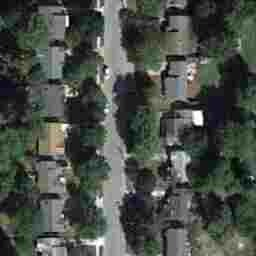
#> input picture data/test/10157.jpg, 256 x 256 px
$ python -i image_stats.py   (imports and definitions only)
#> lines starting #> are read from the running program, lines starting #| are printed output that depends on the picture
"""Per-image low-level statistics for train and val (test is NOT touched: rules allow test only for predictions).

Output: eda/out/image_stats.csv and eda/out/radial_spectrum.npz
"""
import struct
from pathlib import Path

import numpy as np
import pandas as pd
from PIL import Image
from scipy import ndimage

ROOT = Path(__file__).resolve().parents[1]
DATA = ROOT / "data"
OUT = ROOT / "eda" / "out"
# [1 line not run here, left out]

LAPLACE = np.array([[0, 1, 0], [1, -4, 1], [0, 1, 0]], dtype=np.float64)
# Immerkaer noise estimator kernel (difference of two Laplacians, cancels smooth structure)
NOISE_K = np.array([[1, -2, 1], [-2, 4, -2], [1, -2, 1]], dtype=np.float64)

N = 256
yy, xx = np.indices((N, N))
RADIUS = np.hypot(yy - N // 2, xx - N // 2).astype(int)
N_BINS = N // 2
WINDOW = np.outer(np.hanning(N), np.hanning(N))


def jpeg_luma_qsum(path):
    data = path.read_bytes()
    i = 2
    while i < len(data) - 4 and data[i] == 0xFF:
        marker = data[i + 1]
        length = struct.unpack(">H", data[i + 2:i + 4])[0]
        if marker == 0xDB:
            seg = data[i + 4:i + 2 + length]
            return int(sum(seg[1:65]))
        i += 2 + length
    return -1


def blockiness(gray):
    """Mean abs difference across 8x8 JPEG block borders divided by the same inside blocks (>1 => visible blocks)."""
    dx = np.abs(np.diff(gray, axis=1))
    border = dx[:, 7::8].mean()
    inside = np.delete(dx, np.s_[7::8], axis=1).mean()
    return border / (inside + 1e-9)


def stats_for(path):
#> called with path = '../data/test/10157.jpg'
    img = np.asarray(Image.open(path).convert("RGB"), dtype=np.float64)
    gray = img @ np.array([0.299, 0.587, 0.114])
    hsv = np.asarray(Image.open(path).convert("HSV"), dtype=np.float64)
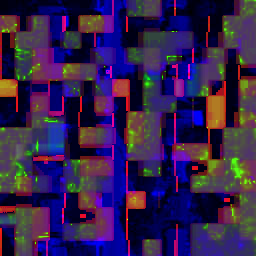
#> hsv: shape (256, 256, 3) float64; mean R, G, B 51.4, 33.1, 78.2

    lap = ndimage.convolve(gray, LAPLACE, mode="reflect")
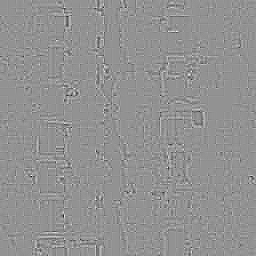
#> lap: shape (256, 256) float64; min -274.4, max 203, mean 0; drawn with min black and max white
    noise = ndimage.convolve(gray, NOISE_K, mode="reflect")[1:-1, 1:-1]
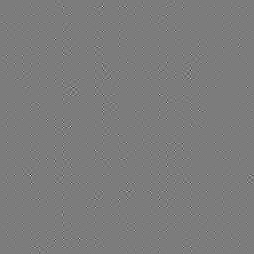
#> noise: shape (254, 254) float64; min -186.2, max 195.2, mean 0; drawn with min black and max white
    sigma_noise = np.sqrt(np.pi / 2) * np.abs(noise).mean() / 6.0
#> sigma_noise = 1.1

    spec = np.abs(np.fft.fftshift(np.fft.fft2((gray - gray.mean()) * WINDOW))) ** 2
    radial = np.bincount(RADIUS.ravel(), spec.ravel(), minlength=N)[:N_BINS] / np.bincount(RADIUS.ravel(), minlength=N)[:N_BINS]
#> radial = 128 values, max 1.01e+10 at index 4, min 153138.1 at index 123, mean 368861410.2
    total = radial[1:].sum()
#> total = 3.73e+10
    hf_ratio = radial[N_BINS // 2:].sum() / total          # share of energy above half Nyquist
#> hf_ratio = 0.000934
    mf_ratio = radial[N_BINS // 4:N_BINS // 2].sum() / total
#> mf_ratio = 0.00889

    row = {
        "w": img.shape[1], "h": img.shape[0],
        "mean_r": img[..., 0].mean(), "mean_g": img[..., 1].mean(), "mean_b": img[..., 2].mean(),
        "std_gray": gray.std(), "sat_mean": hsv[..., 1].mean(),
        "p01": np.percentile(gray, 1), "p99": np.percentile(gray, 99),
        "lap_var": lap.var(), "noise_sigma": sigma_noise,
        "hf_ratio": hf_ratio, "mf_ratio": mf_ratio,
        "blockiness": blockiness(gray),
        "file_kb": path.stat().st_size / 1024, "q_luma_sum": jpeg_luma_qsum(path),
    }
#> in blockiness, `dx = np.abs(np.diff(gray, axis=1))`:
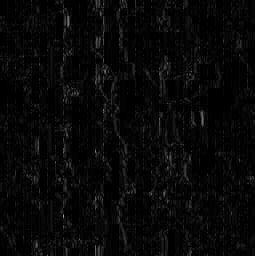
#> dx: shape (256, 255) float64; min 0, max 160.7, mean 8.2
#> in blockiness, `border = dx[:, 7::8].mean()`: border = 14.91
#> in blockiness, `inside = np.delete(dx, np.s_[7::8], axis=1).mean()`: inside = 7.31
    return row, np.log10(radial + 1e-9)


def main():
    classes = pd.read_csv(DATA / "classes.csv").sort_values("label").class_name.tolist()
    rows, spectra = [], {"train": [], "val": []}
    for split in ("train", "val"):
        table = pd.read_csv(DATA / f"{split}.csv", dtype={"id": str})
        for image_id, label in zip(table.id, table.label):
            row, spec = stats_for(DATA / split / image_id)
            row.update(split=split, id=image_id, label=label, class_name=classes[label])
            rows.append(row)
            spectra[split].append(spec)
        print(split, "done", len(table))
    df = pd.DataFrame(rows)
    df.to_csv(OUT / "image_stats.csv", index=False)
    labels = {s: df[df.split == s].label.to_numpy() for s in spectra}
    np.savez(OUT / "radial_spectrum.npz", train=np.array(spectra["train"]), val=np.array(spectra["val"]),
             train_labels=labels["train"], val_labels=labels["val"])
    print("saved", OUT)


# [2 lines not run here, left out]

#> (the run stopped early here; a loop or call above may not have finished)

$ run again, on data/test/10162.jpg
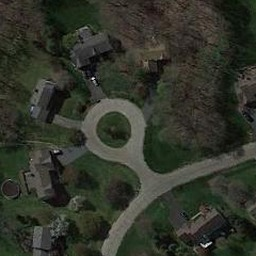
#> input picture data/test/10162.jpg, 256 x 256 px
#> in stats_for, `noise = ndimage.convolve(gray, NOISE_K, mode="reflect")[1:-1, 1:-1]`:
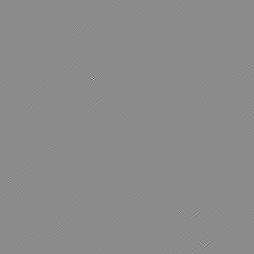
#> noise: shape (254, 254) float64; min -593.3, max 486.5, mean 0; drawn with min black and max white
#> sigma_noise = 1.67
#> radial = 128 values, max 1.36e+10 at index 0, min 50158 at index 127, mean 281571571
#> total = 2.24e+10
#> hf_ratio = 0.000949
#> mf_ratio = 0.00423
#> in blockiness, `dx = np.abs(np.diff(gray, axis=1))`:
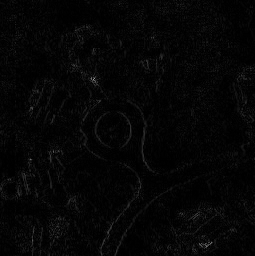
#> dx: shape (256, 255) float64; min 0, max 156, mean 5.5
#> border = 5.99
#> inside = 5.46

$ run again, on data/test/10170.jpg
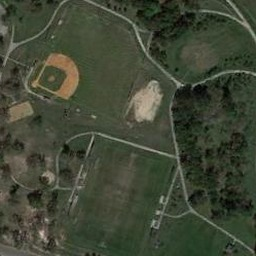
#> input picture data/test/10170.jpg, 256 x 256 px
#> in stats_for, `noise = ndimage.convolve(gray, NOISE_K, mode="reflect")[1:-1, 1:-1]`:
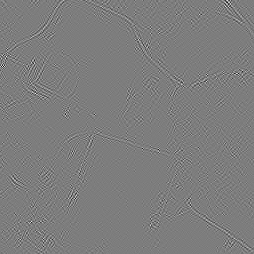
#> noise: shape (254, 254) float64; min -115, max 118.5, mean 0; drawn with min black and max white
#> sigma_noise = 1.43
#> radial = 128 values, max 6.43e+09 at index 1, min 37799.4 at index 125, mean 190400978.5
#> total = 1.82e+10
#> hf_ratio = 0.00128
#> mf_ratio = 0.00832
#> in blockiness, `dx = np.abs(np.diff(gray, axis=1))`:
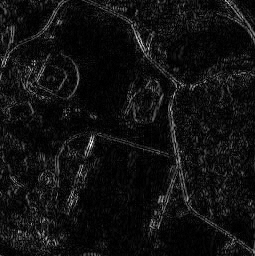
#> dx: shape (256, 255) float64; min 0, max 85, mean 5.7; drawn with min black and max white
#> border = 6.12
#> inside = 5.68

$ run again, on data/test/10205.jpg
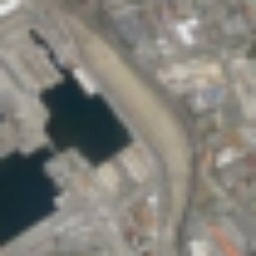
#> input picture data/test/10205.jpg, 256 x 256 px
#> in stats_for, `noise = ndimage.convolve(gray, NOISE_K, mode="reflect")[1:-1, 1:-1]`:
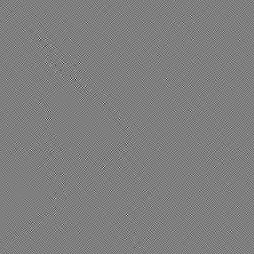
#> noise: shape (254, 254) float64; min -16, max 16.11, mean -4.46e-06; drawn with min black and max white
#> sigma_noise = 0.338
#> radial = 128 values, max 4.16e+10 at index 1, min 1784.8 at index 127, mean 741033361.5
#> total = 8.93e+10
#> hf_ratio = 4.29e-06
#> mf_ratio = 5.01e-05
#> in blockiness, `dx = np.abs(np.diff(gray, axis=1))`:
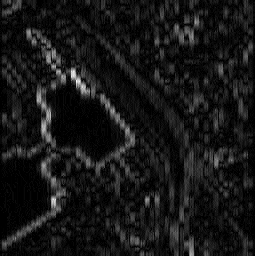
#> dx: shape (256, 255) float64; min 0, max 25.77, mean 2.4; drawn with min black and max white
#> border = 2.62
#> inside = 2.33
